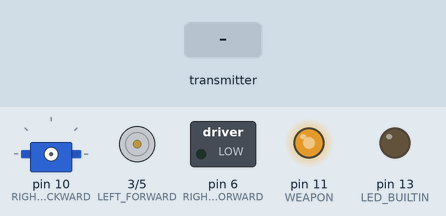
A sketch run on a simulated Arduino Uno, built with avr-gcc and run on an emulated ATmega328P. Parts: servo, motor-driver pin pairs drawn as motors (green arrow = first pin HIGH = forward, orange = second pin HIGH = backward, longer = more drive), switched loads named in the sketch (green lamp = pin HIGH), output pins drawn as LEDs (lit = HIGH). Wiring (inferred from the names in the program): servo: signal pin 10. The test bench sets the inputs (shaded band). Servo pulses on a pin are drawn as a servo (544–2400 µs = 0–180°); pins used as bus, display or sensor lines are not drawn.

Above: at 1.2 s.
1.3 s: the transmitter starts sending readChannel.0 = 1000
At 2.2 s:
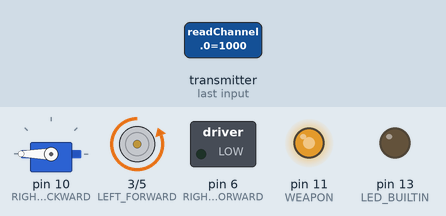
4.3 s: the transmitter starts sending readChannel.1 = 1000
5.8 s: the transmitter starts sending readChannel.2 = 1000
At 6.8 s:
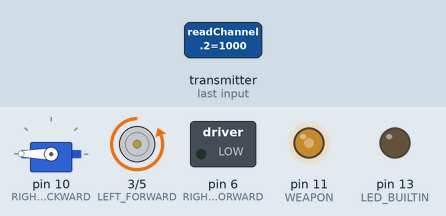
7.3 s: the transmitter starts sending readChannel.5 = 2000
At 8.0 s:
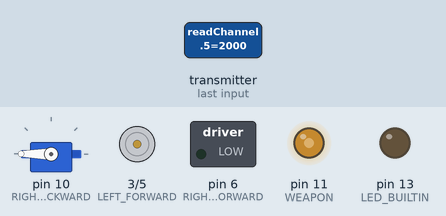
10.3 s: the transmitter starts sending readChannel.0 = 1250
At 11.6 s:
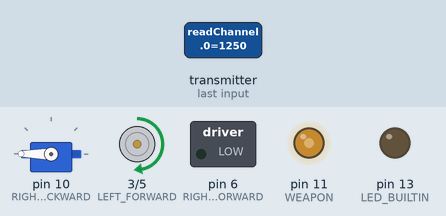
13.3 s: the transmitter starts sending readChannel.1 = 1500
At 13.7 s:
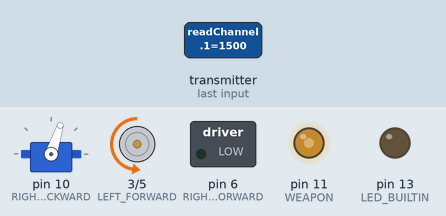
Timing chart, 0 to 16.3 s (numbered marks = the images above; inputs shaded):
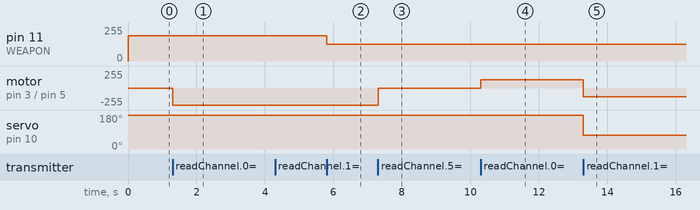

Measured:
- after the input at 1.3 s, motor on pin 3 (LEFT_FORWARD) / pin 5 (LEFT_BACKWARD): stopped → backward 255/255 at once
- after the input at 4.3 s, every drawn part: stays the same
- after the input at 5.8 s, pin 11 (WEAPON): 191/255 → 127/255 at once
- after the input at 7.3 s, motor on pin 3 (LEFT_FORWARD) / pin 5 (LEFT_BACKWARD): backward 255/255 → stopped at once
- after the input at 10.3 s, motor on pin 3 (LEFT_FORWARD) / pin 5 (LEFT_BACKWARD): stopped → forward 127/255 at once
- after the input at 13.3 s, motor on pin 3 (LEFT_FORWARD) / pin 5 (LEFT_BACKWARD): forward 127/255 → backward 128/255 at once; servo on pin 10 (RIGHT_BACKWARD): 180° → 72° at once

The sketch:

robot.ino
```cpp
#include <IBusBM.h>
#include <Servo.h>

IBusBM IBus;    // IBus object

#define BUTTON_ON 2000
#define WEAPON 11

#define WEAPON_MIN_PWM 60
#define WEAPON_MAX_PWM 250

#define LEFT_FORWARD 3
#define LEFT_BACKWARD 5
#define RIGHT_FORWARD 6
#define RIGHT_BACKWARD 10

void ledOn() {
  digitalWrite(LED_BUILTIN, 1);
}

void ledOff() {
  digitalWrite(LED_BUILTIN, 0);
}

void setup() {
  IBus.begin(Serial);    // iBUS object connected to serial0 RX pin
  pinMode(LED_BUILTIN, OUTPUT);
  pinMode(RIGHT_BACKWARD, OUTPUT);
  pinMode(RIGHT_FORWARD, OUTPUT);

  analogWrite(LEFT_FORWARD ,0);
  analogWrite(LEFT_BACKWARD ,0);
  digitalWrite(RIGHT_FORWARD ,0);
  digitalWrite(RIGHT_BACKWARD ,0);
  analogWrite(WEAPON , 127);

}

int bit = 0, button = 0, ver = 0, hor = 0, throttle = 0, left=0, right=0;

int readChannels() {
  int v = IBus.readChannel(0);
  int h = IBus.readChannel(1);
  int t = IBus.readChannel(2);
  int b = IBus.readChannel(5);


  if(v > 2000 || h > 2000 || v < 1000 || h < 1000 || t < 1000 || t > 2000) {
    ver = 0;
    hor = 0;
    throttle = 127;
    return 1;
  }

  ver = map(v, 1000, 2000, -255, 255);
  hor =  map(h, 1000, 2000, -255, 255);
  throttle = map(t, 0, 2000, 0, 255);
  button = b;

  return 0;
}

void loop() {
  readChannels();
  if(button == BUTTON_ON) {
    hor = -hor;
  }
  left = ver + hor;
  right = ver - hor;
  analogWrite(WEAPON, throttle);

  if(left >= 0) {
    analogWrite(LEFT_FORWARD, min(255, left));
    analogWrite(LEFT_BACKWARD, 0);
  } else {
    analogWrite(LEFT_BACKWARD, min(255, -left));
    analogWrite(LEFT_FORWARD, 0);
  }

  if(right == 0) {
    digitalWrite(RIGHT_BACKWARD, 0);
    digitalWrite(RIGHT_FORWARD, 0);
      delay(5);
  } else {
      digitalWrite(right < 0 ? RIGHT_BACKWARD : RIGHT_FORWARD, 1);
      delayMicroseconds(10*min(255, abs(right)));
      digitalWrite(RIGHT_BACKWARD, 0);
      digitalWrite(RIGHT_FORWARD, 0);
      delayMicroseconds(10*(255-min(255, abs(right))));
  }
}
```
